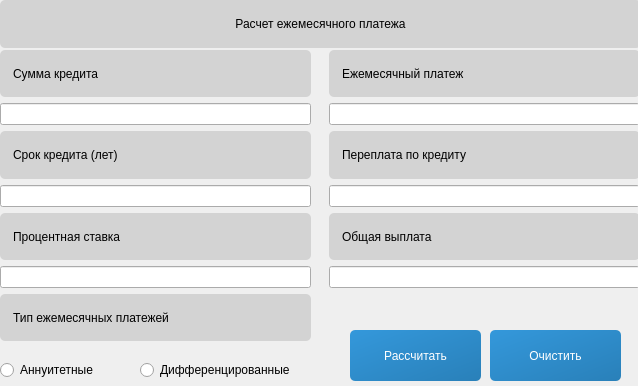
<?xml version="1.0" encoding="UTF-8"?>
<ui version="4.0">
 <class>CreditCalc</class>
 <widget class="QDialog" name="CreditCalc">
  <property name="geometry">
   <rect>
    <x>0</x>
    <y>0</y>
    <width>638</width>
    <height>386</height>
   </rect>
  </property>
  <property name="windowTitle">
   <string>Credit Calculator</string>
  </property>
  <property name="styleSheet">
   <string notr="true">QLabel {
    background-color: lightgray;
    color: black;
    border-radius: 5px;
    padding: 10px;
}</string>
  </property>
  <widget class="QWidget" name="gridLayoutWidget">
   <property name="geometry">
    <rect>
     <x>0</x>
     <y>50</y>
     <width>311</width>
     <height>291</height>
    </rect>
   </property>
   <layout class="QGridLayout" name="gridLayout">
    <item row="5" column="0">
     <widget class="QLineEdit" name="interest_rate"/>
    </item>
    <item row="3" column="0">
     <widget class="QLineEdit" name="credit_duration"/>
    </item>
    <item row="2" column="0">
     <widget class="QLabel" name="label_3">
      <property name="styleSheet">
       <string notr="true">QLabel {
    background-color: lightgray;
    color: black;
    border-radius: 5px;
    padding: 10px;
}</string>
      </property>
      <property name="text">
       <string>Срок кредита (лет)</string>
      </property>
     </widget>
    </item>
    <item row="1" column="0">
     <widget class="QLineEdit" name="credit_sum">
      <property name="text">
       <string/>
      </property>
     </widget>
    </item>
    <item row="4" column="0">
     <widget class="QLabel" name="label_4">
      <property name="styleSheet">
       <string notr="true">QLabel {
    background-color: lightgray;
    color: black;
    border-radius: 5px;
    padding: 10px;
}</string>
      </property>
      <property name="text">
       <string>Процентная ставка</string>
      </property>
     </widget>
    </item>
    <item row="6" column="0">
     <widget class="QLabel" name="label_5">
      <property name="styleSheet">
       <string notr="true">QLabel {
    background-color: lightgray;
    color: black;
    border-radius: 5px;
    padding: 10px;
}</string>
      </property>
      <property name="text">
       <string>Тип ежемесячных платежей</string>
      </property>
     </widget>
    </item>
    <item row="0" column="0">
     <widget class="QLabel" name="label_2">
      <property name="styleSheet">
       <string notr="true">QLabel {
    background-color: lightgray;
    color: black;
    border-radius: 5px;
    padding: 10px;
}</string>
      </property>
      <property name="text">
       <string>Сумма кредита</string>
      </property>
     </widget>
    </item>
   </layout>
  </widget>
  <widget class="QLabel" name="label">
   <property name="geometry">
    <rect>
     <x>0</x>
     <y>0</y>
     <width>641</width>
     <height>48</height>
    </rect>
   </property>
   <property name="layoutDirection">
    <enum>Qt::LeftToRight</enum>
   </property>
   <property name="styleSheet">
    <string notr="true">QLabel {
    background-color: lightgray;
    color: black;
    border-radius: 5px;
    padding: 10px;
}</string>
   </property>
   <property name="text">
    <string>Расчет ежемесячного платежа</string>
   </property>
   <property name="alignment">
    <set>Qt::AlignCenter</set>
   </property>
  </widget>
  <widget class="QWidget" name="gridLayoutWidget_2">
   <property name="geometry">
    <rect>
     <x>329</x>
     <y>49</y>
     <width>311</width>
     <height>241</height>
    </rect>
   </property>
   <layout class="QGridLayout" name="gridLayout_2">
    <property name="topMargin">
     <number>1</number>
    </property>
    <property name="bottomMargin">
     <number>2</number>
    </property>
    <item row="1" column="0">
     <widget class="QLineEdit" name="monthly_payment"/>
    </item>
    <item row="3" column="0">
     <widget class="QLineEdit" name="overpayment"/>
    </item>
    <item row="4" column="0">
     <widget class="QLabel" name="label_8">
      <property name="styleSheet">
       <string notr="true">QLabel {
    background-color: lightgray;
    color: black;
    border-radius: 5px;
    padding: 10px;
}</string>
      </property>
      <property name="text">
       <string>Общая выплата</string>
      </property>
     </widget>
    </item>
    <item row="2" column="0">
     <widget class="QLabel" name="label_7">
      <property name="styleSheet">
       <string notr="true">QLabel {
    background-color: lightgray;
    color: black;
    border-radius: 5px;
    padding: 10px;
}</string>
      </property>
      <property name="text">
       <string>Переплата по кредиту</string>
      </property>
     </widget>
    </item>
    <item row="0" column="0">
     <widget class="QLabel" name="label_6">
      <property name="styleSheet">
       <string notr="true">QLabel {
    background-color: lightgray;
    color: black;
    border-radius: 5px;
    padding: 10px;
}</string>
      </property>
      <property name="text">
       <string>Ежемесячный платеж</string>
      </property>
     </widget>
    </item>
    <item row="5" column="0">
     <widget class="QLineEdit" name="total_payment"/>
    </item>
   </layout>
  </widget>
  <widget class="QRadioButton" name="annuity">
   <property name="geometry">
    <rect>
     <x>0</x>
     <y>360</y>
     <width>131</width>
     <height>20</height>
    </rect>
   </property>
   <property name="text">
    <string>Аннуитетные</string>
   </property>
  </widget>
  <widget class="QRadioButton" name="differential">
   <property name="geometry">
    <rect>
     <x>140</x>
     <y>360</y>
     <width>171</width>
     <height>20</height>
    </rect>
   </property>
   <property name="text">
    <string>Дифференцированные</string>
   </property>
  </widget>
  <widget class="QPushButton" name="pushButton">
   <property name="geometry">
    <rect>
     <x>350</x>
     <y>330</y>
     <width>131</width>
     <height>51</height>
    </rect>
   </property>
   <property name="styleSheet">
    <string notr="true">QPushButton {
    background: qlineargradient(x1:0, y1:0, x2:1, y2:1, stop:0 #3498db, stop:1 #2980b9);
    border: none;
    color: white;
    padding: 10px 20px;
    border-radius: 5px;
}

QPushButton:hover {
    background: qlineargradient(x1:0, y1:0, x2:1, y2:1, stop:0 #2980b9, stop:1 #3498db);
}</string>
   </property>
   <property name="text">
    <string>Рассчитать</string>
   </property>
  </widget>
  <widget class="QPushButton" name="pushButton_2">
   <property name="geometry">
    <rect>
     <x>490</x>
     <y>330</y>
     <width>131</width>
     <height>51</height>
    </rect>
   </property>
   <property name="styleSheet">
    <string notr="true">QPushButton {
    background: qlineargradient(x1:0, y1:0, x2:1, y2:1, stop:0 #3498db, stop:1 #2980b9);
    border: none;
    color: white;
    padding: 10px 20px;
    border-radius: 5px;
}

QPushButton:hover {
    background: qlineargradient(x1:0, y1:0, x2:1, y2:1, stop:0 #2980b9, stop:1 #3498db);
}</string>
   </property>
   <property name="text">
    <string>Очистить</string>
   </property>
  </widget>
 </widget>
 <resources/>
 <connections/>
</ui>
